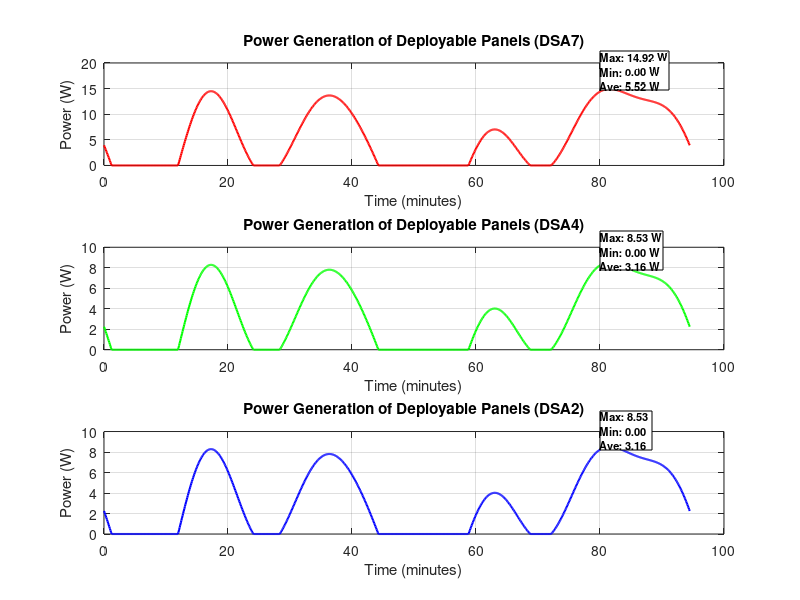
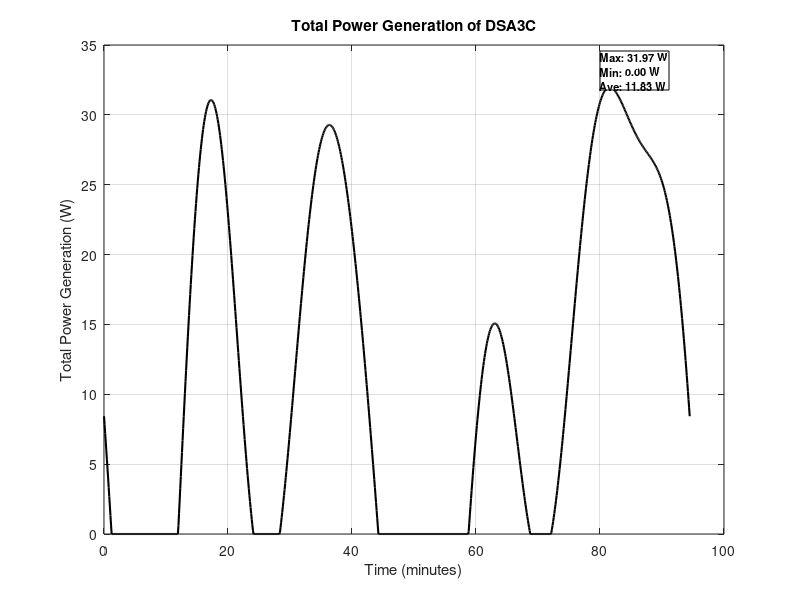

Write MATLAB code to recreate these figures, in order.
clc;
clear;
close all;

% --- CubeSat Parameters ---
% Deployable solar panels
A_deploy_7 = 0.0182; % Area of deployable panel with 7 solar panels (m^2)
A_deploy_4 = 0.0104; % Area of deployable panel with 4 solar panels (m^2)
A_deploy_2 = 0.0052; % Area of deployable panel with 2 solar panels (m^2)
eta_7 = 0.307; % Efficiency of panels with 7 cells
eta_4 = 0.307; % Efficiency of panels with 4 cells
eta_2 = 0.307; % Efficiency of panels with 2 cells

G = 1380.69; % Solar irradiance in space (W/m^2)
L = 0.3 * 0.082 * cosd(90); % Length of deployable panel (m)

% --- Orbital Parameters ---
altitude = 500e3; % Altitude of CubeSat (500 km)
Re = 6371e3; % Earth's radius (m)
T_orbit = 2*pi*sqrt((Re+altitude)^3/3.986e14); % Orbital period (s)
t = linspace(0, T_orbit, 1000); % Time vector
omega = 2*pi/T_orbit; % Orbital angular velocity (rad/s)

% --- Sun Vector (Earth-Centered Inertial) ---
i = 98.6; % Inclination angle (sun-synchronous)
dec = 23.5; % Sun declination angle (Earth axial tilt)

% --- CubeSat Fixed Tilt Angle ---
tilt_angle = 98.73; % Tilt angle of CubeSat (degrees)
R_tilt = [cosd(tilt_angle) 0 sind(tilt_angle); 0 1 0; -sind(tilt_angle) 0 cosd(tilt_angle)];

P_gen_deploy_7 = zeros(size(t));
P_gen_deploy_4 = zeros(size(t));
P_gen_deploy_2 = zeros(size(t));
P_total = zeros(size(t));

% --- Simulate CubeSat Attitude Dynamics ---
omega_roll = 2*pi/(T_orbit/4);
omega_pitch = 2*pi/(T_orbit/3);
omega_yaw = 2*pi/(T_orbit/2);

for k = 1:length(t)
    theta = omega * t(k);
    r = [cos(theta); sin(theta); 0];

    Sun_ECI = [cos(0) * cosd(dec); sind(0) * cosd(dec); sind(dec)];
    Sun_ECI = Sun_ECI / norm(Sun_ECI);

    R_roll = [1 0 0; 0 cos(omega_roll*t(k)) -sin(omega_roll*t(k)); 0 sin(omega_roll*t(k)) cos(omega_roll*t(k))];
    R_pitch = [cos(omega_pitch*t(k)) 0 sin(omega_pitch*t(k)); 0 1 0; -sin(omega_pitch*t(k)) 0 cos(omega_pitch*t(k))];
    R_yaw = [cos(omega_yaw*t(k)) -sin(omega_yaw*t(k)) 0; sin(omega_yaw*t(k)) cos(omega_yaw*t(k)) 0; 0 0 1];

    R_attitude = R_roll * R_pitch * R_yaw * R_tilt;

    Rz = [cos(theta) -sin(theta) 0; sin(theta) cos(theta) 0; 0 0 1];
    Sun_body = R_attitude * (Rz * Sun_ECI);

    P_gen_deploy_7(k) = 2 * A_deploy_7 * G * eta_7 * max(0, Sun_body(1));
    P_gen_deploy_4(k) = 2 * A_deploy_4 * G * eta_4 * max(0, Sun_body(1));
    P_gen_deploy_2(k) = 4 * A_deploy_2 * G * eta_2 * max(0, Sun_body(1));

    P_total(k) = P_gen_deploy_7(k) + P_gen_deploy_4(k) + P_gen_deploy_2(k);
end

figure;
subplot(3,1,1);
plot(t/60, P_gen_deploy_7, 'r', 'LineWidth', 1.5);
xlabel('Time (minutes)');
ylabel('Power (W)');
title('Power Generation of Deployable Panels (DSA7)');
grid on;

% Display stats neatly in the upper-right corner
max_body = max(P_gen_deploy_7);
min_body = min(P_gen_deploy_7);
avg_body = mean(P_gen_deploy_7);
annotation('textbox', [0.75, 0.85, 0.1, 0.1], 'String', ...
    sprintf('Max: %.2f W\nMin: %.2f W\nAve: %.2f W', max_body, min_body, avg_body), ...
    'FontSize', 8, 'FontWeight', 'bold', 'BackgroundColor', 'white');


subplot(3,1,2);
plot(t/60, P_gen_deploy_4, 'g', 'LineWidth', 1.5);
xlabel('Time (minutes)');
ylabel('Power (W)');
title('Power Generation of Deployable Panels (DSA4)');
grid on;

% Display stats neatly in the upper-right corner
max_deploy_7 = max(P_gen_deploy_4);
min_deploy_7 = min(P_gen_deploy_4);
avg_deploy_7 = mean(P_gen_deploy_4);
annotation('textbox', [0.75, 0.55, 0.1, 0.1], 'String', ...
    sprintf('Max: %.2f W\nMin: %.2f W\nAve: %.2f W', max_deploy_7, min_deploy_7, avg_deploy_7), ...
    'FontSize', 8, 'FontWeight', 'bold', 'BackgroundColor', 'white');

subplot(3,1,3);
plot(t/60, P_gen_deploy_2, 'b', 'LineWidth', 1.5);
xlabel('Time (minutes)');
ylabel('Power (W)');
title('Power Generation of Deployable Panels (DSA2)');
grid on;

% Display stats neatly in the upper-right corner
max_deploy_4 = max(P_gen_deploy_2);
min_deploy_4 = min(P_gen_deploy_2);
avg_deploy_4 = mean(P_gen_deploy_2);
annotation('textbox', [0.75, 0.25, 0.1, 0.1], 'String', ...
    sprintf('Max: %.2f \nMin: %.2f \nAve: %.2f ', max_deploy_4, min_deploy_4, avg_deploy_4), ...
    'FontSize', 8, 'FontWeight', 'bold', 'BackgroundColor', 'white');

figure;
plot(t/60, P_total, 'k', 'LineWidth', 1.5);
xlabel('Time (minutes)');
ylabel('Total Power Generation (W)');
title('Total Power Generation of DSA3C');
grid on;

% Display stats neatly in the upper-right corner
max_body = max(P_total);
min_body = min(P_total);
avg_body = mean(P_total);
annotation('textbox', [0.75, 0.85, 0.1, 0.1], 'String', ...
    sprintf('Max: %.2f W\nMin: %.2f W\nAve: %.2f W', max_body, min_body, avg_body), ...
    'FontSize', 8, 'FontWeight', 'bold', 'BackgroundColor', 'white');


disp(['Max Power Generated: ', num2str(max(P_total)), ' W']);
disp(['Min Power Generated: ', num2str(min(P_total)), ' W']);
disp(['Min Power Generated: ', num2str(mean(P_total)), ' W']);
disp(R_attitude);